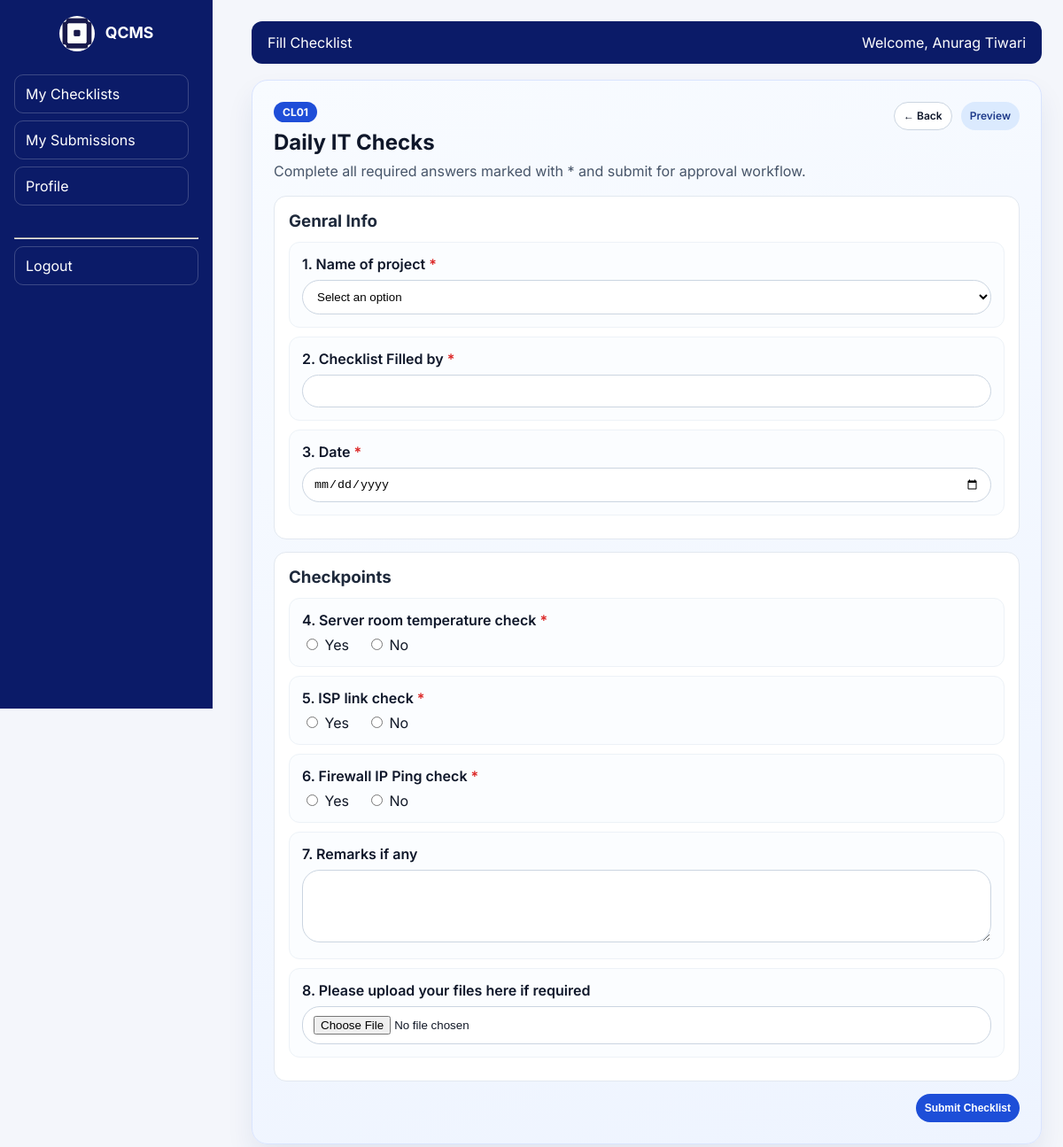
Page /my-checklists/1/fill/ (signed in) on the committed database.
### backend/models.py (models this page shows, shortened)
class ChecklistDefinition(models.Model):
    checklist_id = models.CharField(max_length=20, unique=True, db_index=True)
    name = models.CharField(max_length=255)
    checklist_type = models.ForeignKey(ChecklistType, on_delete=models.PROTECT, related_name='checklists')
    projects = models.ManyToManyField(Project, related_name='checklist_definitions', blank=True)
    departments = models.ManyToManyField(Department, related_name='checklist_definitions', blank=True)
    is_active = models.BooleanField(default=True)
    created_at = models.DateTimeField(auto_now_add=True)
    updated_at = models.DateTimeField(auto_now=True)
    class Meta:
        ordering = ['-updated_at']

class ChecklistQuestion(models.Model):
    TYPE_SHORT_TEXT = 'short_text'
    TYPE_LONG_TEXT = 'long_text'
    TYPE_MULTIPLE_CHOICE = 'multiple_choice'
    TYPE_CHECKBOX = 'checkbox'
    TYPE_DROPDOWN = 'dropdown'
    TYPE_FILE_UPLOAD = 'file_upload'
    TYPE_YES_NO = 'yes_no'
    TYPE_DATE = 'date'
    QUESTION_TYPES = (
        (TYPE_SHORT_TEXT, 'Short Text'),
        (TYPE_LONG_TEXT, 'Long Text'),
        (TYPE_MULTIPLE_CHOICE, 'Multiple Choice'),
        (TYPE_CHECKBOX, 'Checkbox'),
        (TYPE_DROPDOWN, 'Dropdown'),
        (TYPE_FILE_UPLOAD, 'File Upload'),
        (TYPE_YES_NO, 'Yes / No'),
        (TYPE_DATE, 'Date'),
    )
    checklist = models.ForeignKey(ChecklistDefinition, on_delete=models.CASCADE, related_name='questions')
    question_text = models.TextField()
    type = models.CharField(max_length=30, choices=QUESTION_TYPES)
    options = models.JSONField(default=list, blank=True)
    order = models.PositiveIntegerField(default=1)
    section = models.CharField(max_length=255, blank=True, default='')
    required = models.BooleanField(default=False)
    created_at = models.DateTimeField(auto_now_add=True)
    updated_at = models.DateTimeField(auto_now=True)
    class Meta:
        ordering = ['order', 'id']

### backend/views/user_panel.py (the view, shortened to what this page needs)
# urls.py: path('my-checklists/<int:checklist_id>/fill/', views.user_checklist_fill, name='user_checklist_fill'),
def user_checklist_fill(request, checklist_id):
    if not request.user.is_authenticated:
        return redirect('login')
    profile = get_user_profile(request.user)
    if not profile or profile.role not in {'User', 'HOD', 'Management'}:
        return redirect_for_profile(profile)
    checklist = get_object_or_404(
        _checklists_for_profile(profile).prefetch_related('questions', 'projects', 'departments'),
        id=checklist_id,
    )
    questions = list(checklist.questions.all().order_by('order', 'id'))
    sectioned = {}
    for question in questions:
        sectioned.setdefault(question.section or 'General', []).append(question)
    return render(request, 'user_panel/checklist_fill.html', {
        'checklist': checklist,
        'sectioned_questions': list(sectioned.items()),
        'sidebar_menu': _sidebar_menu_for_role(profile.role),
    })

### backend/logging_service.py (called while the page is built)
def set_current_request(request):
    _current_request.set(request)

### backend/views/common.py (called while the page is built)
def get_user_profile(user):
    if not user or not user.is_authenticated:
        return None
    return UserProfile.objects.filter(user=user).first()

### backend/views/user_panel.py (called while the page is built)
def _sidebar_menu_for_role(role):
    items = [
        {'url': '/my-checklists/', 'label': 'My Checklists'},
        {'url': '/my-submissions/', 'label': 'My Submissions'},
        {'url': '/user/profile/', 'label': 'Profile'},
    ]
    if role == 'Management':
        items.insert(0, {'url': '/dashboard/', 'label': 'Dashboard'})
    return items

def _checklists_for_profile(profile):
    qs = ChecklistDefinition.objects.select_related('checklist_type').prefetch_related('projects', 'departments')
    if profile.role == 'Management':
        return qs
    if profile.role == 'HOD':
        return qs.filter(departments=profile.department)
    user_project = profile.project
    user_domain = profile.project.domain if profile.project else None
    return qs.filter(departments=profile.department).filter(
        Q(projects=user_project) | Q(projects__domain=user_domain),
    ).distinct()

### qcms/context_processors.py (called while the page is built)
def branding(request):
    return {
        'PROJECT_DISPLAY_NAME': getattr(settings, 'PROJECT_DISPLAY_NAME', 'QCMS - Quality Control Management System'),
        'PROJECT_SHORT_NAME': getattr(settings, 'PROJECT_SHORT_NAME', 'QCMS'),
    }

### frontend/templates/user_panel/checklist_fill.html (shortened to what this page needs)
{% extends 'user_panel/base_user.html' %}
{% load static %}
{% block topbar_title %}Fill Checklist{% endblock %}
{% block topbar_welcome %}Welcome, {{ request.user.get_full_name|default:request.user.username }}{% endblock %}
{% block content %}
<link rel="stylesheet" href="{% static 'user_panel/checklist_fill.css' %}" />
<div class="premium-shell">
  <div class="premium-header">
    <div>
      <span class="chip">{{ checklist.checklist_id }}</span>
      <h2>{{ checklist.name }}</h2>
      <p>Complete all required answers marked with * and submit for approval workflow.</p>
    </div>
    <div class="actions">
      <a href="{% url 'my_checklists' %}" class="btn ghost">← Back</a>
      <a href="{% url 'user_checklist_preview' checklist.id %}" class="btn secondary">Preview</a>
    </div>
  </div>
  <form method="post" enctype="multipart/form-data" class="premium-form">
    {% for section_name, section_questions in sectioned_questions %}
      <section class="q-section">
        <h3>{{ section_name }}</h3>
        {% for question in section_questions %}
          <div class="q-card">
            <label class="q-label" for="q_{{ question.id }}">
              {{ question.order }}. {{ question.question_text }}
              {% if question.required %}<span class="req">*</span>{% endif %}
            </label>
            {% if question.type == 'short_text' %}
              <input id="q_{{ question.id }}" name="q_{{ question.id }}" type="text" class="field" />
            {% elif question.type == 'long_text' %}
              <textarea id="q_{{ question.id }}" name="q_{{ question.id }}" rows="4" class="field"></textarea>
            {% elif question.type == 'multiple_choice' %}
              <div class="choices">
                {% for option in question.options %}
                  <label><input type="radio" name="q_{{ question.id }}" value="{{ option }}" /> {{ option }}</label>
                {% endfor %}
              </div>
            {% elif question.type == 'checkbox' %}
              <div class="choices">
                {% for option in question.options %}
                  <label><input type="checkbox" name="q_{{ question.id }}" value="{{ option }}" /> {{ option }}</label>
                {% endfor %}
              </div>
            {% elif question.type == 'dropdown' %}
              <select id="q_{{ question.id }}" name="q_{{ question.id }}" class="field">
                <option value="">Select an option</option>
              </select>
            {% elif question.type == 'yes_no' %}
              <div class="choices inline">
                <label><input type="radio" name="q_{{ question.id }}" value="Yes" /> Yes</label>
                <label><input type="radio" name="q_{{ question.id }}" value="No" /> No</label>
              </div>
            {% elif question.type == 'date' %}
              <input id="q_{{ question.id }}" name="q_{{ question.id }}" type="date" class="field" />
            {% elif question.type == 'file_upload' %}
              <input id="q_{{ question.id }}" name="q_{{ question.id }}" type="file" class="field" />
            {% else %}
              <input id="q_{{ question.id }}" name="q_{{ question.id }}" type="text" class="field" />
            {% endif %}
          </div>
        {% endfor %}
      </section>
    {% endfor %}
    <div class="submit-row">
      <button class="btn primary" type="submit">Submit Checklist</button>
    </div>
  </form>
</div>
{% endblock %}

### frontend/static/shared/table_system.css (style rules this page uses)
:root { --tbl-head: #080870; --tbl-head-text: #fff; --tbl-border: #e6eaf2; --tbl-row-hover: #eef2ff; }
.btn { height: 32px; padding: 0px 10px; font-size: 12px; line-height: 32px; border-radius: 20px; display: inline-flex; align-items: center; justify-content: center; white-space: nowrap; }
.btn { display: inline-flex; align-items: center; justify-content: center; }

### frontend/static/user_panel/checklist_fill.css (style rules this page uses)
.premium-shell { background:linear-gradient(160deg,#f8fbff,#eef4ff);border:1px solid #d9e4ff;border-radius:18px;padding:24px;box-shadow:0 16px 30px rgba(24,52,120,.08) }
.premium-header { display:flex;justify-content:space-between;gap:20px;align-items:flex-start;margin-bottom:18px }
.chip { display:inline-block;background:#1f4ed8;color:#fff;padding:4px 10px;border-radius:999px;font-size:12px;font-weight:700;margin-bottom:8px }
.premium-header h2 { margin:0;color:#0f172a }
.premium-header p { margin:8px 0 0;color:#475569 }
.actions { display:flex;gap:10px }
.btn { padding: 0px 10px;border-radius: 20px;border:none;font-weight:600;text-decoration:none;cursor:pointer }
.btn.ghost { background:#fff;border:1px solid #cbd5e1;color:#0f172a }
.btn.secondary { background:#dbeafe;color:#1e3a8a }
.btn.primary { background:#1d4ed8;color:#fff }
.q-section { background:#fff;border:1px solid #e2e8f0;border-radius:14px;padding:16px;margin-bottom:14px }
.q-section h3 { margin:0 0 12px;color:#1e293b }
.q-card { padding:14px;border:1px solid #edf2f7;border-radius:12px;background:#fbfdff;margin-bottom:10px }
.q-label { display:block;font-weight:600;color:#0f172a;margin-bottom:8px }
.req { color:#dc2626 }
.field { width:100%;padding:10px 12px;border:1px solid #cbd5e1;border-radius: 20px;background:#fff }
.choices { display:flex;flex-direction:column;gap:6px }
.choices.inline { flex-direction:row;gap:20px }
.submit-row { display:flex;justify-content:flex-end;margin-top:8px }

### frontend/templates/user_panel/base_user.html (style rules this page uses)
:root { --brand:#0b1b68; --bg:#f4f6fb; --card:#fff; --muted:#667085; }
* { box-sizing: border-box; }
body { margin:0; font-family:'Inter',sans-serif; background:var(--bg); color:#111827; }

### rows in the picture
ChecklistDefinition: checklist_id "CL01", name "Daily IT Checks"
ChecklistQuestion: section "Genral Info", order "1", question_text "Name of project"
ChecklistQuestion: order "2", question_text "Checklist Filled by"
ChecklistQuestion: order "3", question_text "Date"
ChecklistQuestion: section "Checkpoints", order "4", question_text "Server room temperature check"
ChecklistQuestion: order "5", question_text "ISP link check"
ChecklistQuestion: order "6", question_text "Firewall IP Ping check"
ChecklistQuestion: order "7", question_text "Remarks if any"
ChecklistQuestion: order "8", question_text "Please upload your files here if required"

### other values in the picture
{{ panel_title|default:PROJECT_SHORT_NAME }} "QCMS"
{{ item.label }} "My Checklists" "My Submissions" "Profile"
{{ request.user.get_full_name|default:request.user.username }} "Anurag Tiwari"
